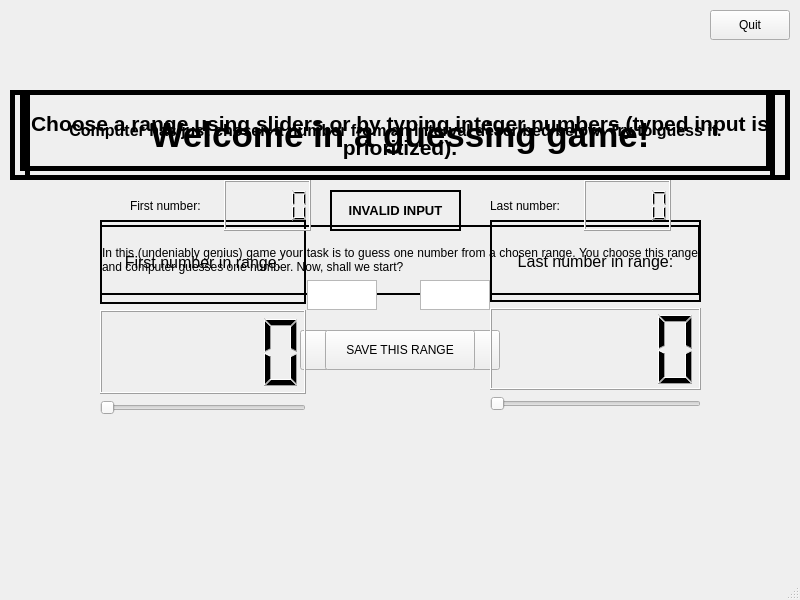
<?xml version="1.0" encoding="UTF-8"?>
<ui version="4.0">
 <class>MainWindow</class>
 <widget class="QMainWindow" name="MainWindow">
  <property name="geometry">
   <rect>
    <x>0</x>
    <y>0</y>
    <width>800</width>
    <height>600</height>
   </rect>
  </property>
  <property name="windowTitle">
   <string>MainWindow</string>
  </property>
  <widget class="QWidget" name="centralwidget">
   <widget class="QLabel" name="TitleLabel">
    <property name="geometry">
     <rect>
      <x>25</x>
      <y>90</y>
      <width>750</width>
      <height>90</height>
     </rect>
    </property>
    <property name="font">
     <font>
      <pointsize>26</pointsize>
      <bold>true</bold>
     </font>
    </property>
    <property name="frameShape">
     <enum>QFrame::Panel</enum>
    </property>
    <property name="frameShadow">
     <enum>QFrame::Plain</enum>
    </property>
    <property name="lineWidth">
     <number>5</number>
    </property>
    <property name="midLineWidth">
     <number>5</number>
    </property>
    <property name="text">
     <string>Welcome in a guessing game!</string>
    </property>
    <property name="alignment">
     <set>Qt::AlignCenter</set>
    </property>
   </widget>
   <widget class="QLabel" name="IntroLabel">
    <property name="geometry">
     <rect>
      <x>100</x>
      <y>225</y>
      <width>600</width>
      <height>70</height>
     </rect>
    </property>
    <property name="frameShape">
     <enum>QFrame::WinPanel</enum>
    </property>
    <property name="midLineWidth">
     <number>1</number>
    </property>
    <property name="text">
     <string>In this (undeniably genius) game your task is to guess one number from a chosen range. You choose this range and computer guesses one number. Now, shall we start? </string>
    </property>
    <property name="textFormat">
     <enum>Qt::PlainText</enum>
    </property>
    <property name="alignment">
     <set>Qt::AlignJustify|Qt::AlignVCenter</set>
    </property>
    <property name="wordWrap">
     <bool>true</bool>
    </property>
    <property name="margin">
     <number>5</number>
    </property>
   </widget>
   <widget class="QPushButton" name="BeginButton">
    <property name="geometry">
     <rect>
      <x>300</x>
      <y>330</y>
      <width>200</width>
      <height>40</height>
     </rect>
    </property>
    <property name="text">
     <string>BEGIN</string>
    </property>
   </widget>
   <widget class="QLabel" name="RangeTitle">
    <property name="geometry">
     <rect>
      <x>10</x>
      <y>90</y>
      <width>780</width>
      <height>90</height>
     </rect>
    </property>
    <property name="font">
     <font>
      <pointsize>16</pointsize>
      <bold>true</bold>
     </font>
    </property>
    <property name="frameShape">
     <enum>QFrame::Panel</enum>
    </property>
    <property name="frameShadow">
     <enum>QFrame::Plain</enum>
    </property>
    <property name="lineWidth">
     <number>5</number>
    </property>
    <property name="midLineWidth">
     <number>5</number>
    </property>
    <property name="text">
     <string>Choose a range using sliders or by typing integer numbers (typed input is prioritized).</string>
    </property>
    <property name="alignment">
     <set>Qt::AlignCenter</set>
    </property>
    <property name="wordWrap">
     <bool>true</bool>
    </property>
   </widget>
   <widget class="QPushButton" name="quitButton">
    <property name="geometry">
     <rect>
      <x>710</x>
      <y>10</y>
      <width>80</width>
      <height>30</height>
     </rect>
    </property>
    <property name="text">
     <string>Quit</string>
    </property>
   </widget>
   <widget class="QWidget" name="layoutWidget">
    <property name="geometry">
     <rect>
      <x>490</x>
      <y>220</y>
      <width>211</width>
      <height>191</height>
     </rect>
    </property>
    <layout class="QVBoxLayout" name="SecondNumLayout">
     <item>
      <widget class="QLabel" name="secondNumLabel">
       <property name="font">
        <font>
         <pointsize>12</pointsize>
        </font>
       </property>
       <property name="frameShape">
        <enum>QFrame::Panel</enum>
       </property>
       <property name="lineWidth">
        <number>2</number>
       </property>
       <property name="text">
        <string>Last number in range:</string>
       </property>
       <property name="alignment">
        <set>Qt::AlignCenter</set>
       </property>
       <property name="margin">
        <number>5</number>
       </property>
      </widget>
     </item>
     <item>
      <widget class="QLCDNumber" name="secondNumLcd">
       <property name="layoutDirection">
        <enum>Qt::LeftToRight</enum>
       </property>
      </widget>
     </item>
     <item>
      <widget class="QSlider" name="secondNumSlider">
       <property name="maximum">
        <number>9999</number>
       </property>
       <property name="orientation">
        <enum>Qt::Horizontal</enum>
       </property>
      </widget>
     </item>
    </layout>
   </widget>
   <widget class="QWidget" name="layoutWidget">
    <property name="geometry">
     <rect>
      <x>100</x>
      <y>220</y>
      <width>206</width>
      <height>195</height>
     </rect>
    </property>
    <layout class="QVBoxLayout" name="FirstNumLayout">
     <item>
      <widget class="QLabel" name="firstNumLabel">
       <property name="font">
        <font>
         <pointsize>12</pointsize>
        </font>
       </property>
       <property name="frameShape">
        <enum>QFrame::Panel</enum>
       </property>
       <property name="lineWidth">
        <number>2</number>
       </property>
       <property name="text">
        <string>First number in range:</string>
       </property>
       <property name="alignment">
        <set>Qt::AlignCenter</set>
       </property>
       <property name="margin">
        <number>5</number>
       </property>
      </widget>
     </item>
     <item>
      <widget class="QLCDNumber" name="firstNumLcd">
       <property name="layoutDirection">
        <enum>Qt::LeftToRight</enum>
       </property>
      </widget>
     </item>
     <item>
      <widget class="QSlider" name="firstNumSlider">
       <property name="maximum">
        <number>9999</number>
       </property>
       <property name="orientation">
        <enum>Qt::Horizontal</enum>
       </property>
      </widget>
     </item>
    </layout>
   </widget>
   <widget class="QPushButton" name="SaveRangeButton">
    <property name="geometry">
     <rect>
      <x>325</x>
      <y>330</y>
      <width>150</width>
      <height>40</height>
     </rect>
    </property>
    <property name="text">
     <string>SAVE THIS RANGE</string>
    </property>
   </widget>
   <widget class="QTextEdit" name="FirstNumEdit">
    <property name="geometry">
     <rect>
      <x>307</x>
      <y>280</y>
      <width>70</width>
      <height>30</height>
     </rect>
    </property>
   </widget>
   <widget class="QTextEdit" name="SecondNumEdit">
    <property name="geometry">
     <rect>
      <x>420</x>
      <y>280</y>
      <width>70</width>
      <height>30</height>
     </rect>
    </property>
   </widget>
   <widget class="QLabel" name="alertLabel">
    <property name="geometry">
     <rect>
      <x>330</x>
      <y>190</y>
      <width>131</width>
      <height>41</height>
     </rect>
    </property>
    <property name="font">
     <font>
      <pointsize>10</pointsize>
      <bold>true</bold>
     </font>
    </property>
    <property name="frameShape">
     <enum>QFrame::WinPanel</enum>
    </property>
    <property name="text">
     <string>INVALID INPUT</string>
    </property>
    <property name="alignment">
     <set>Qt::AlignCenter</set>
    </property>
   </widget>
   <widget class="QLabel" name="gameLabel">
    <property name="geometry">
     <rect>
      <x>20</x>
      <y>90</y>
      <width>751</width>
      <height>81</height>
     </rect>
    </property>
    <property name="font">
     <font>
      <pointsize>12</pointsize>
      <bold>true</bold>
     </font>
    </property>
    <property name="frameShape">
     <enum>QFrame::Panel</enum>
    </property>
    <property name="lineWidth">
     <number>5</number>
    </property>
    <property name="text">
     <string>Computer has just chosen a number from an interval described below. Try to guess it.</string>
    </property>
    <property name="alignment">
     <set>Qt::AlignCenter</set>
    </property>
    <property name="wordWrap">
     <bool>true</bool>
    </property>
    <property name="margin">
     <number>5</number>
    </property>
   </widget>
   <widget class="QWidget" name="layoutWidget">
    <property name="geometry">
     <rect>
      <x>130</x>
      <y>180</y>
      <width>181</width>
      <height>51</height>
     </rect>
    </property>
    <layout class="QHBoxLayout" name="beginInterval">
     <item>
      <widget class="QLabel" name="beginIntervalNum">
       <property name="text">
        <string>First number: </string>
       </property>
      </widget>
     </item>
     <item>
      <widget class="QLCDNumber" name="beginIntervalLcd"/>
     </item>
    </layout>
   </widget>
   <widget class="QWidget" name="layoutWidget">
    <property name="geometry">
     <rect>
      <x>490</x>
      <y>180</y>
      <width>181</width>
      <height>51</height>
     </rect>
    </property>
    <layout class="QHBoxLayout" name="endInterval">
     <item>
      <widget class="QLabel" name="endIntervalNum">
       <property name="text">
        <string>Last number: </string>
       </property>
      </widget>
     </item>
     <item>
      <widget class="QLCDNumber" name="endIntervalLcd"/>
     </item>
    </layout>
   </widget>
  </widget>
  <widget class="QMenuBar" name="menubar">
   <property name="geometry">
    <rect>
     <x>0</x>
     <y>0</y>
     <width>800</width>
     <height>25</height>
    </rect>
   </property>
  </widget>
  <widget class="QStatusBar" name="statusbar"/>
 </widget>
 <resources/>
 <connections/>
</ui>
